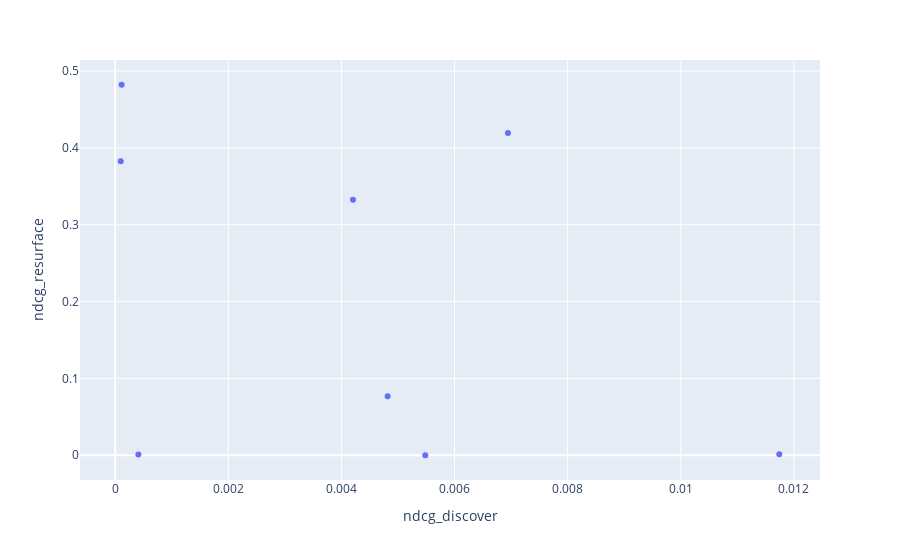

Write notebook code for a chart like this one.
### Markdown cell above
### Scatter plots (resurface vs discover)

### Code cell
fig = px.scatter(data_frame=results_df,
                 x='ndcg_discover',
                 y='ndcg_resurface',
                hover_name='index')
#                  hover_name='title',)
fig.show()

### Figure 1 — Plotly figure (JSON) as saved in the notebook; plotly's stock layout.template omitted (floating-point values rounded to 4 significant figures)
{"data": [{"hovertemplate": "<b>%{hovertext}</b><br><br>ndcg_discover=%{x}<br>ndcg_resurface=%{y}<extra></extra>", "hovertext": ["Popularity", "Recent", "Frequent", "Implicit", "Implicit_filtered", "bm25", "bm25_filtered", "interleaved"], "legendgroup": "", "marker": {"color": "#636efa", "symbol": "circle"}, "mode": "markers", "name": "", "orientation": "v", "showlegend": false, "type": "scatter", "x": [0.0004104, 0.0001149, 9.906e-05, 0.004817, 0.005482, 0.004205, 0.01174, 0.006944], "xaxis": "x", "y": [0.000833, 0.4822, 0.3827, 0.0769, 0, 0.3324, 0.001225, 0.4194], "yaxis": "y"}], "layout": {"legend": {"tracegroupgap": 0}, "margin": {"t": 60}, "xaxis": {"anchor": "y", "domain": [0, 1], "title": {"text": "ndcg_discover"}}, "yaxis": {"anchor": "x", "domain": [0, 1], "title": {"text": "ndcg_resurface"}}}}
